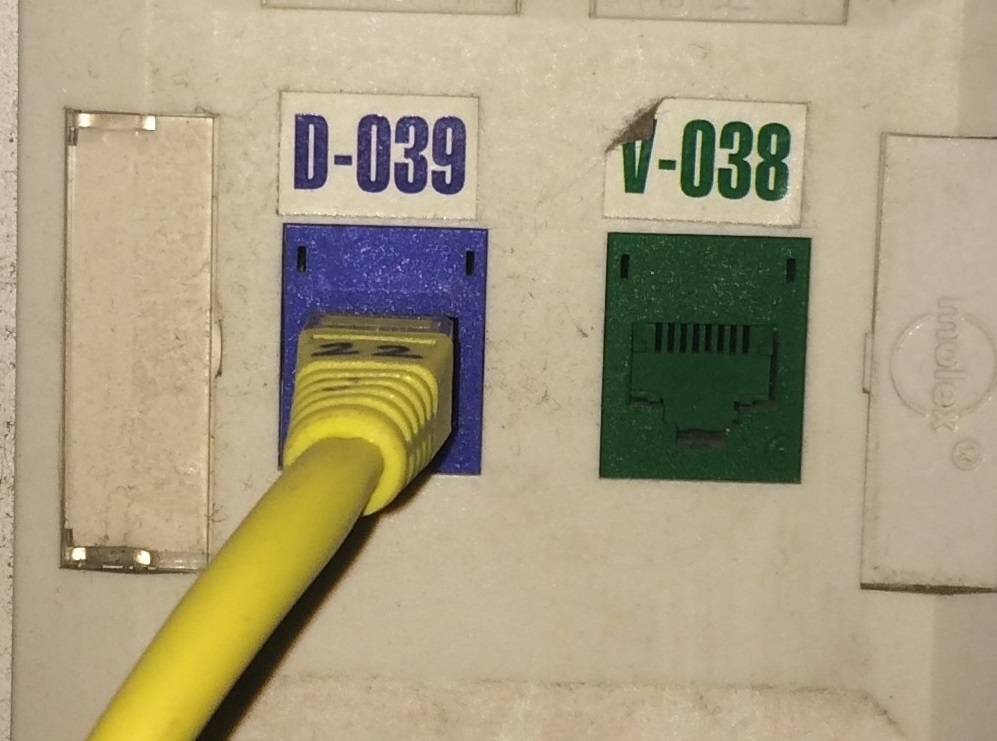
#> input picture New folder/imagetest1.jpg, 997 x 741 px
$ python 'Contour detection.py'   (older library calls are emulated)
#> lines starting #> are read from the running program, lines starting #| are printed output that depends on the picture; after the words box and inside, x2 and y2 are one past the last pixel; in counts of white or black regions, pixels touching at a corner belong together

import cv2
import numpy as np
import imutils
cap = cv2.imread('imagetest1.jpg')
#> cap is the input picture: shape (741, 997, 3); mean B, G, R 129.1, 158, 169.6


# Convert BGR to HSV
hsv = cv2.cvtColor(cap, cv2.COLOR_BGR2HSV)
#> hsv: shape (741, 997, 3); mean H, S, V 28.5, 74.1, 173.8

# define range of blue color in HSV
lower_blue = np.array([110,50,50])
upper_blue = np.array([130,255,255])

#This is for yellow

lower_yellow = np.array([25,50,50])
upper_yellow = np.array([32,255,255])

yellow_mask = cv2.inRange(hsv, lower_yellow, upper_yellow)
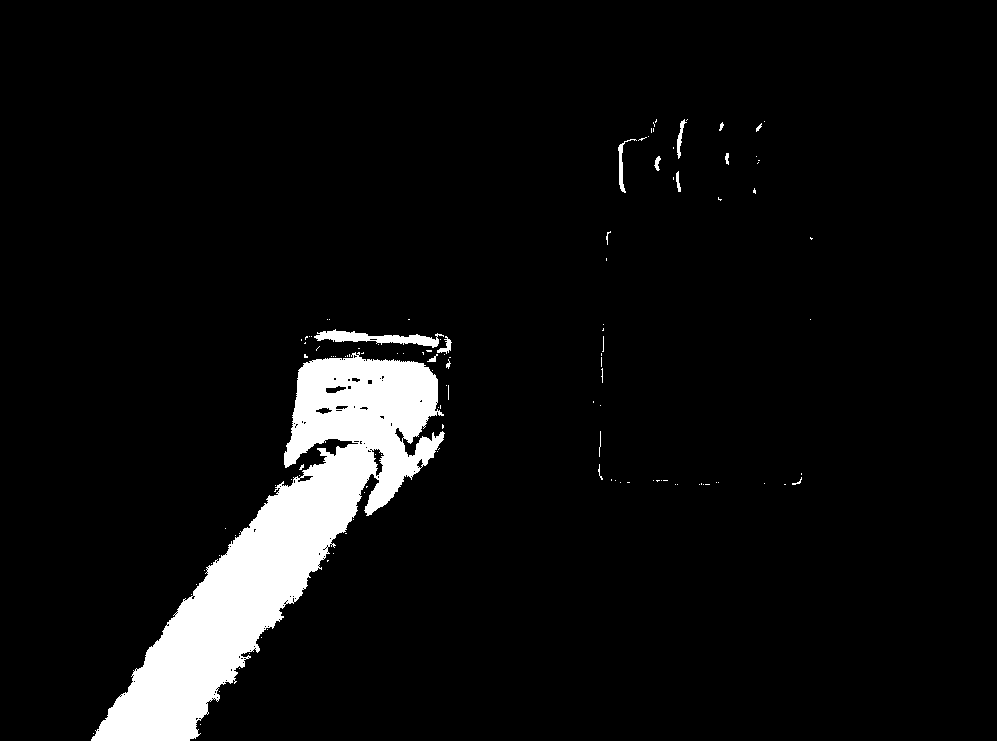
#> yellow_mask: shape (741, 997); 5.9% white; 122 white regions (106 under 20 px)

# find contours in the thresholded image
image, contours, hierarchy = cv2.findContours(yellow_mask.copy(), cv2.RETR_TREE,cv2.CHAIN_APPROX_SIMPLE)
#> contours = 240 contours, 221 with area under 20; largest, box (x1, y1, x2, y2) and area: (91, 352, 445, 741) 41598, (314, 329, 444, 348) 884, (371, 448, 385, 477) 188, (618, 139, 637, 193) 146, (325, 385, 347, 394) 106
#print (contours)
#img = cv2.drawContours(cap, contours, -1, (255,0,0), 3)
#cv2.imshow('image',cap)
get_all_xywh_position=[]
xywh=[]
cnt = contours[0]
#> cnt = [[93, 733]]
width=0
x_pos=0
y_pos=0
height=0
#print ((contours))
for cnt in contours:
    M = cv2.moments(cnt)
    perimeter = cv2.arcLength(cnt,True)
    x,y,w,h = cv2.boundingRect(cnt)
    if w>width:
        width=w
        x_pos=x
        y_pos=y
        height=h
#> this loop made 240 passes
#> (cnt, perimeter, x, y, w, h, width, x_pos) on passes 12, 24: ([[327, 560], [327, 561], [328, 560]], 3.41, 327, 560, 2, 2, 2, 327), ([[705, 484], [709, 484]], 8, 705, 484, 5, 1, 5, 705)
#> (perimeter, x, y, w, h, width, x_pos, y_pos) on passes 1, 42, 68, 76: (0, 93, 733, 1, 1, 1, 93, 733), (27.9, 792, 477, 10, 8, 10, 792, 477), (31.07, 427, 354, 11, 8, 11, 427, 354), (2144.2, 91, 352, 354, 389, 354, 91, 352)
#> after the loop, height = 389; width = 354; x_pos = 91; y_pos = 352

    # [9 lines of commented-out code are left out]
print (x_pos,y_pos,width,height)
#| 91 352 354 389
#cv2.imshow('image',cap)
#cv2.imshow('cropped image',cap[y_pos:(y_pos+height),x_pos:(x_pos+width)])
cv2.rectangle(cap,(x_pos,y_pos),(width+x_pos,y_pos+height),(0,255,0),2)
cv2.putText(cap, 'Yellow Cable', (x_pos, height), cv2.FONT_HERSHEY_SIMPLEX, 1.0, (255, 0, 0),2)
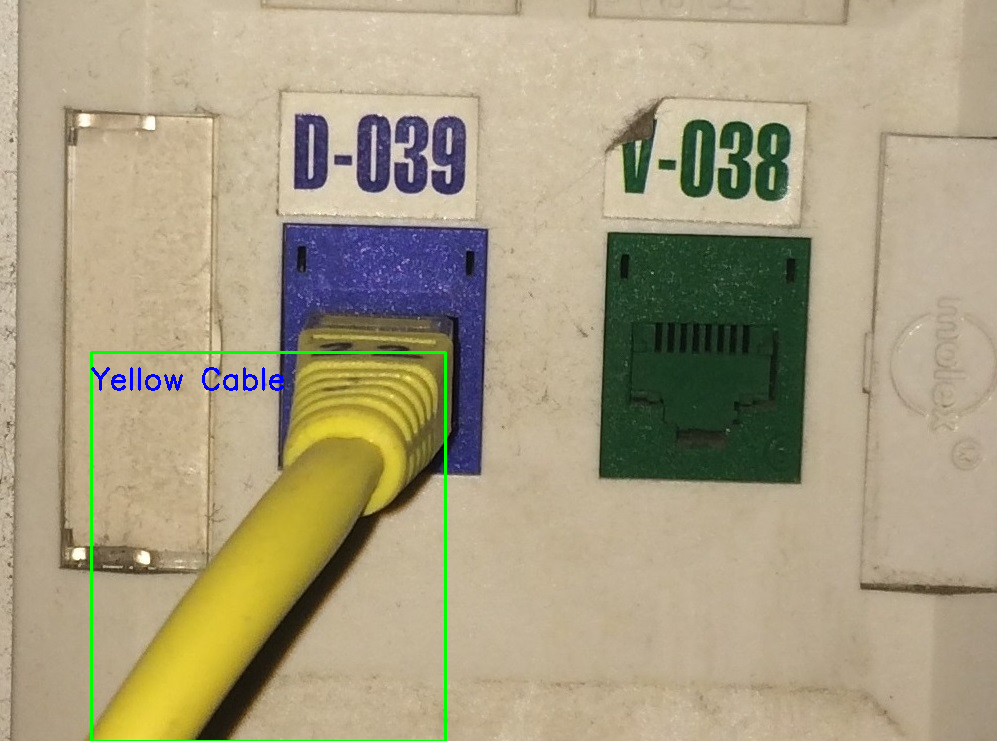
#> cap: shape (741, 997, 3); mean B, G, R 128.8, 158.2, 168.4
cv2.imshow('cropped image',cap)
#x  91  y  352  w  354  h 389

$ run again, with New folder/3.0.jpg copied over New folder/imagetest1.jpg
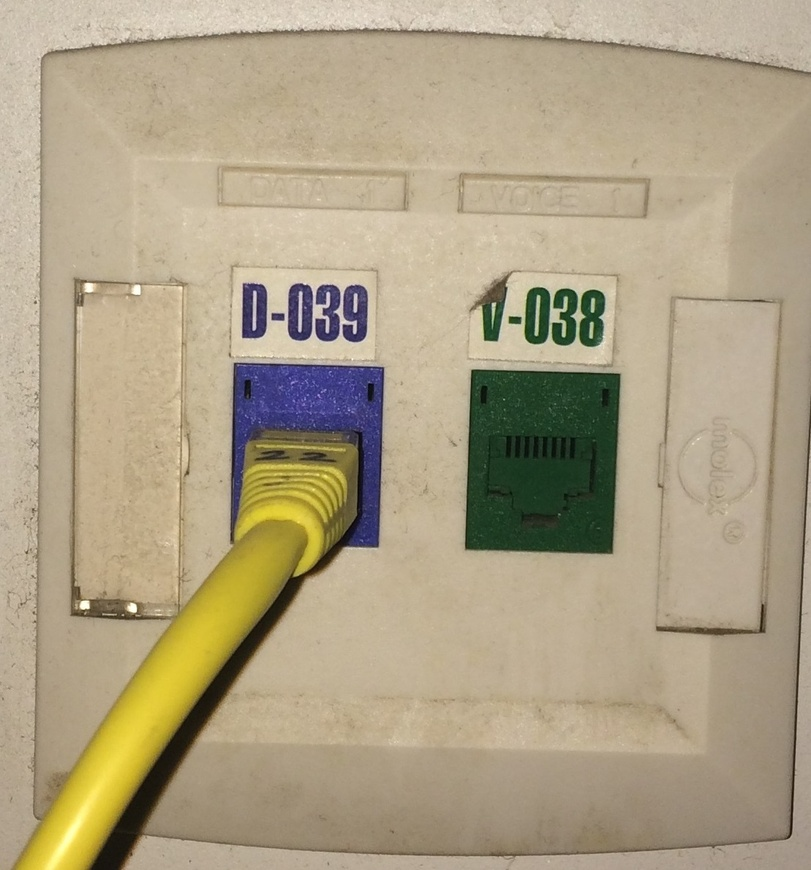
#> input picture New folder/3.0.jpg, 811 x 870 px, shrunk from 1109 x 1189 before the run
#> cap is the input picture: shape (870, 811, 3); mean B, G, R 132.7, 160.6, 173.6
#> hsv: shape (870, 811, 3); mean H, S, V 24.2, 68, 175.9
#> `yellow_mask = cv2.inRange(hsv, lower_yellow, upper_yellow)`:
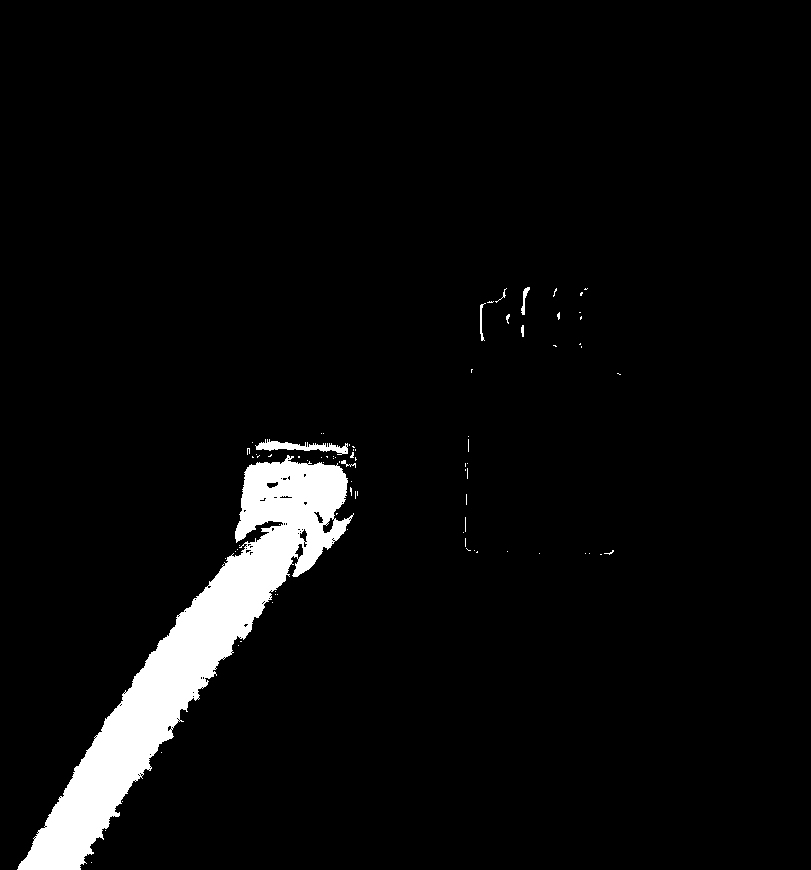
#> yellow_mask: shape (870, 811); 4.6% white; 83 white regions (75 under 20 px)
#> contours = 171 contours, 161 with area under 20; largest, box (x1, y1, x2, y2) and area: (17, 455, 354, 870) 30630, (255, 439, 348, 455) 484, (322, 517, 335, 534) 108, (294, 543, 304, 560) 80, (299, 528, 308, 543) 66
#> `cnt = contours[0]`: cnt = [[91, 862]]
#> the loop `for cnt in contours:` made 171 passes
#> (cnt, perimeter, x, y, w, h, width, x_pos) on pass 6: ([[240, 641], [241, 641]], 2, 240, 641, 2, 1, 2, 240)
#> after the loop `for cnt in contours:`: height = 415; width = 337; x_pos = 17; y_pos = 455
#| 17 455 337 415
#> `cv2.putText(cap, 'Yellow Cable', (x_pos, height), cv2.FONT_HERSHEY_SIM..`:
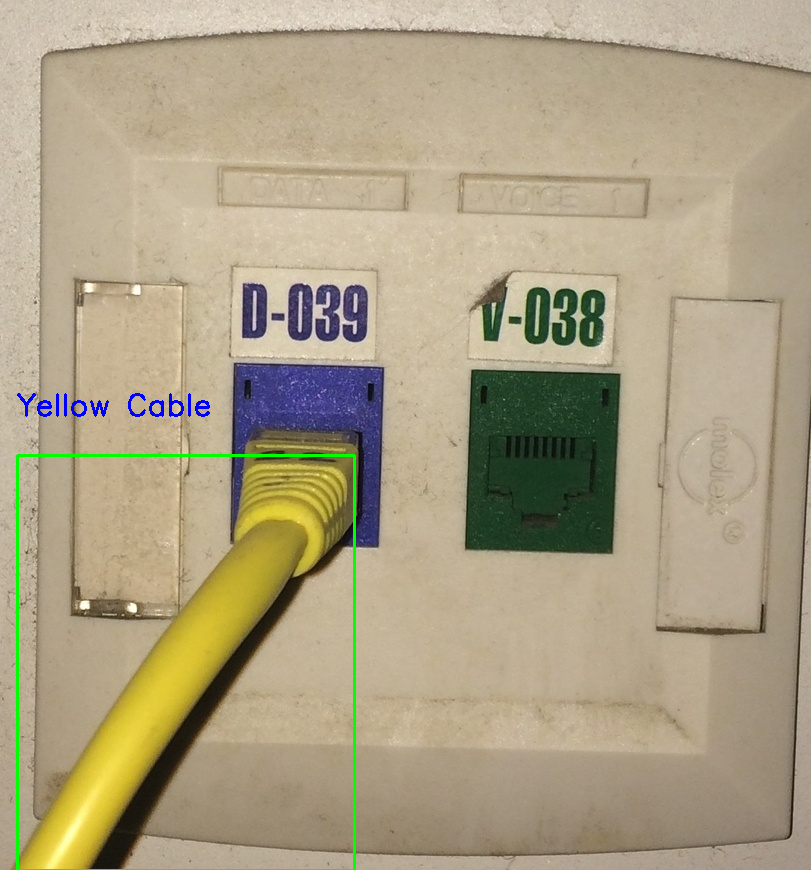
#> cap: shape (870, 811, 3); mean B, G, R 132.2, 160.8, 172.3
